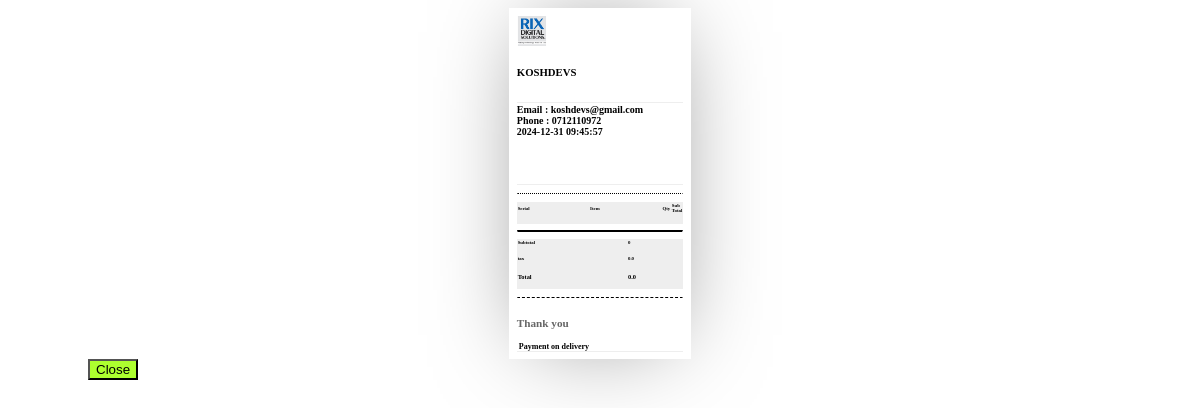
The page /store/gen-instant-receipt/ on the database its author committed.
### manager/models.py (models this page shows)
class OrgDetails(models.Model):
    name = models.CharField(max_length=100)
    email = models.EmailField()
    phone = models.CharField(max_length=15)
    payment = models.TextField()
    terms = models.TextField()
    logo = models.ImageField(default='',upload_to="org_pics")
    class Meta:
        verbose_name_plural = "Org Details"

### manager/views.py (the view)
# urls.py: path('gen-instant-receipt/', gen_instant_receipt, name="manager-gen-instant-receipt"),
def gen_instant_receipt(request):
    contxt = get_sales_by_status('cart')
    return render(request, 'manager/store-receipt.html',contxt)

### ecommerce/context_processors.py (called while the page is built)
def cart(request):
    return {
        'cart':ShopCart(request)
    }

def show_products(request):
    products = ProductBuild.objects.all()
    print(products)
    category = ProductCategory.objects.all()
    contxt = {
        'products':products,
        'category':category
    }
    return contxt

### ecommerce/models.py (called while the page is built)
    def __str__(self):
        return self.model.name

### manager/data_ops.py (called while the page is built)
def get_sales_by_status(status):
    sales = StoreSales.objects.filter(status=status)
    subtotal = round(sum([i.price for i in sales]),2)
    tax = round((subtotal*sales[0].tax)/100 if len(sales) > 0 else 0.00,2)
    total = tax  + subtotal
    total = round(total,2)
    if len(OrgDetails.objects.all()):
        org_details = OrgDetails.objects.all()[0]
    date = datetime.datetime.now().strftime("%Y-%m-%d %H:%M:%S")
    contxt = {"sales":sales, "total":total,"tax":tax,"subtotal":subtotal,"org_details":org_details,"date":date}
    return contxt

### manager/templates/manager/store-receipt.html (shortened to what this page needs)
<div id="invoice-POS">
    <div id="top">
      <div class="logo">
        <img style="height:30px;" src="{{org_details.logo.url}}">
      </div>
      <div class="info">
        <h6>{{org_details.name}}</h6>
      </div>
    </div>
    <div id="mid" style="margin-top:1px;">
      <div class="info">
        <strong style="font-size:10px;">
            Email : {{org_details.email}}</br>
            Phone   : {{org_details.phone}}</br>
        </strong>
        <strong style="font-size:10px;">{{date}}</strong>
      </div>
    </div>
    <hr class="dotted">
    <div id="bot">
					<div id="table" style="zoom:80%">
						<table>
							<tr class="tabletitle">
                                <td class="item"><h6>Serial</h6></td>
								<td class="item"><h6>Item</h6></td>
								<td class="Hours"><h6>Qty</h6></td>
								<td class="Rate"><h6>Sub Total</h6></td>
							</tr>
						</table>
                        <hr class="double">
                        <table>
                        <tr class="tabletitle">
                            <td class="Rate"><h6>Subtotal</h6></td>
                            <td class="payment"><h6>{{subtotal}}</h6></td>
                        </tr>
                        <tr class="tabletitle">
                            <td class="Rate"><h6>tax</h6></td>
                            <td class="payment"><h6>{{tax}}</h6></td>
                        </tr>
                        <tr class="tabletitle">
                            <td class="Rate"><h4>Total</h4></td>
                            <td class="payment"><h4>{{total}}</h4></td>
                        </tr>
                    </table>
					</div>
          <hr class="dashed">
					<div id="legalcopy">
						<p class="legal"><strong>Thank you</strong>
						</p>
            <strong style="font-size:8px;"> {{org_details.terms}}</strong>
					</div>
				</div>
  </div>
  <button onclick="completeSale()" style="margin-left:80px; background-color:greenyellow;"> Close </button>

### manager/templates/manager/store-receipt.html (style rules this page uses)
hr.dashed { border-top: 1px dashed; border-bottom: none; }
hr.dotted { border-top: 1px dotted; border-bottom: none; }
hr.double { border-top: 3px double; border-bottom: none; }

### rows shown on the page
OrgDetails: logo (picture), name "KOSHDEVS", email "koshdevs@gmail.com", phone "0712110972", terms "Payment on delivery"

### other values the page prints
{{ total }} "0.0"
